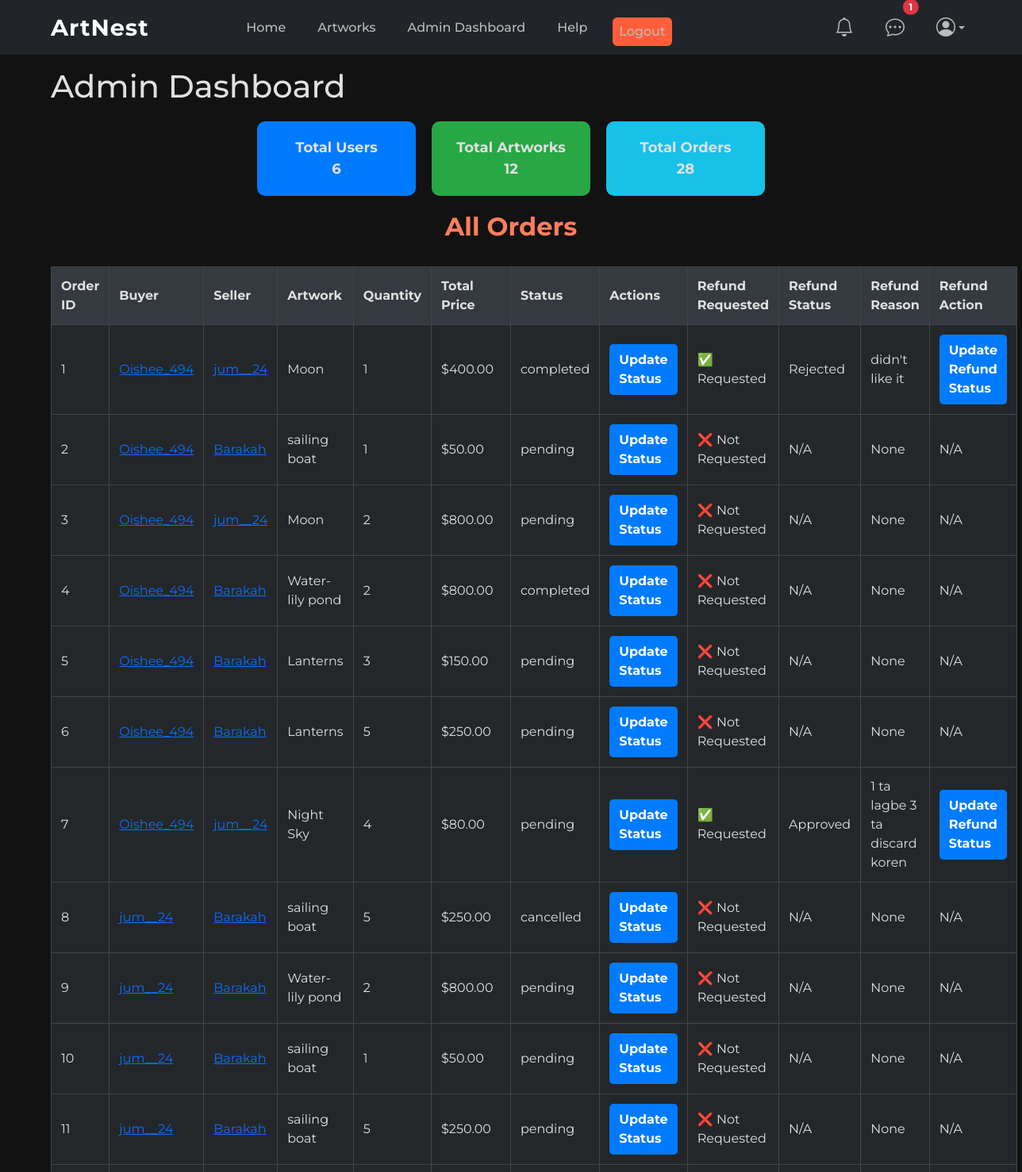
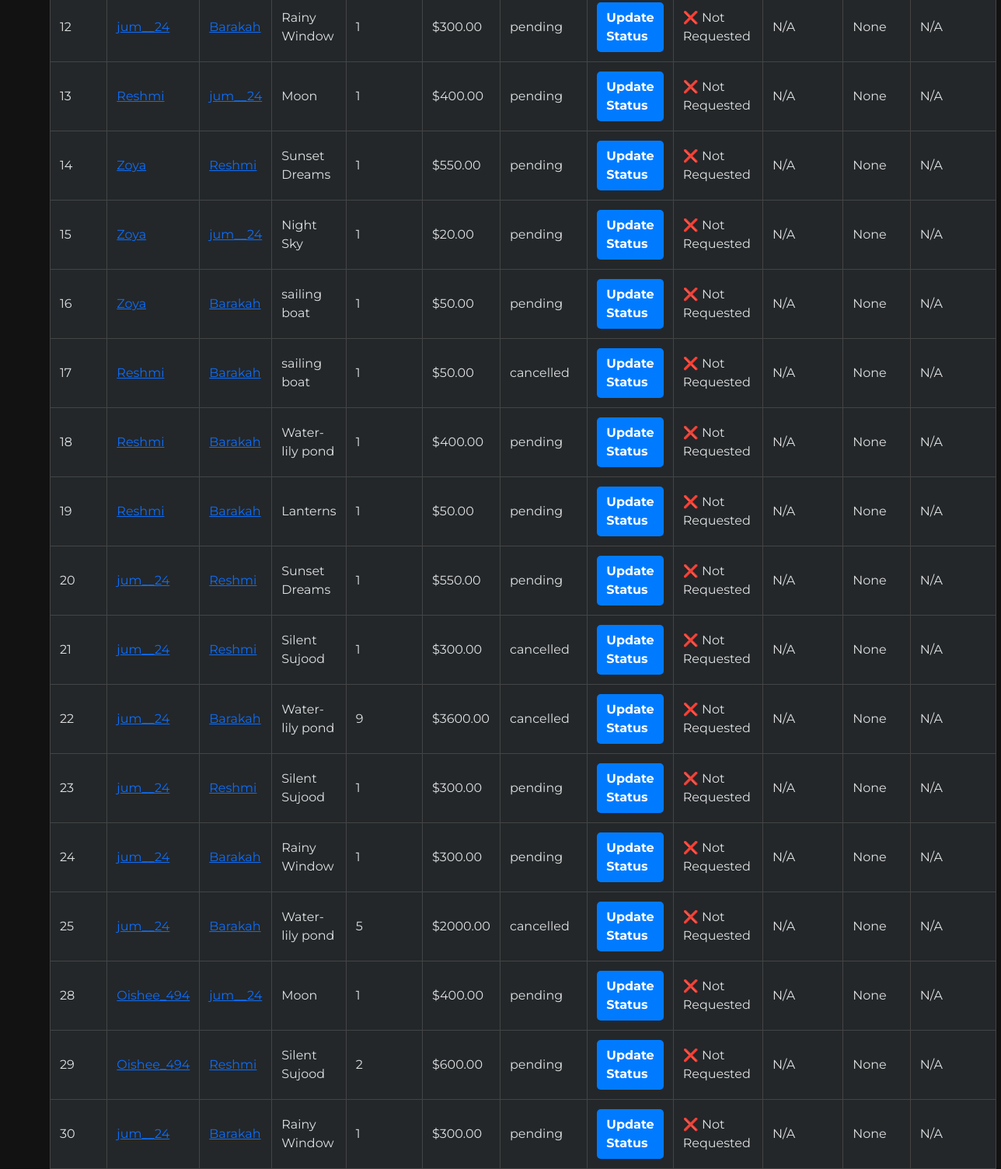
The page /admin-dashboard/ (signed in) on the database as committed earlier (2 pictures, top to bottom).
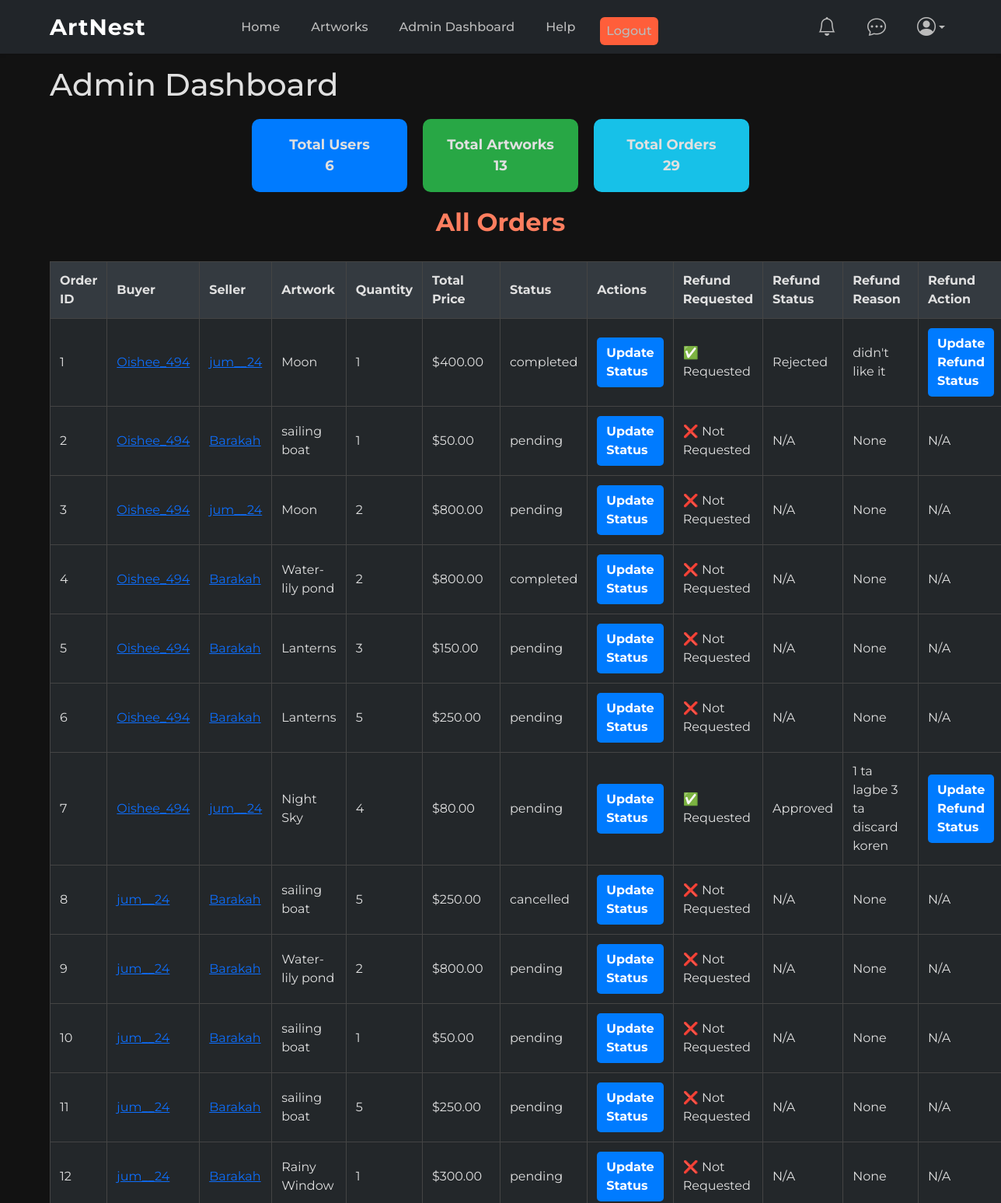
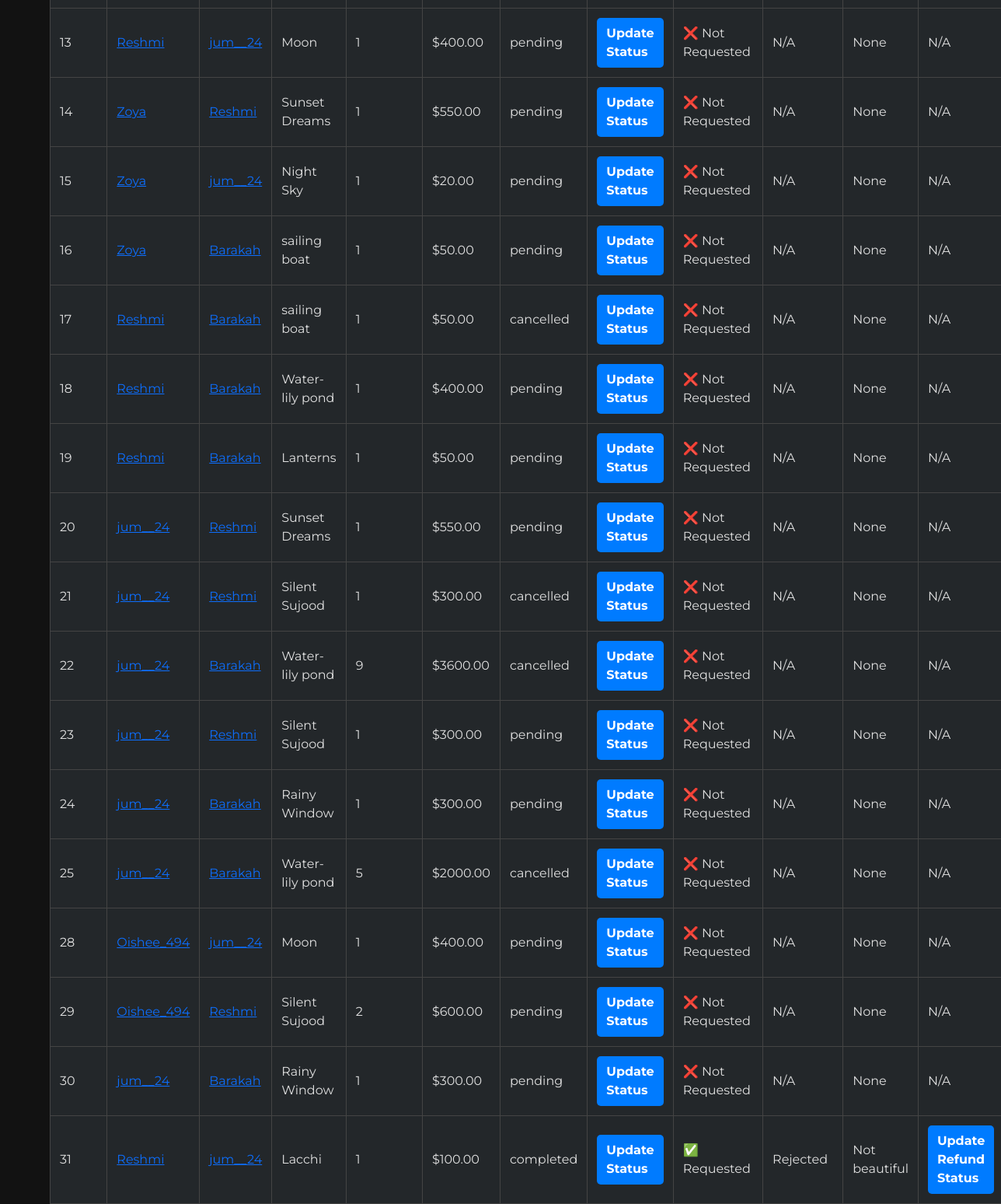
The same page on the database as committed later (2 pictures, top to bottom).
### orders/models.py (models this page shows, shortened)
class Order(models.Model):
    user = models.ForeignKey(settings.AUTH_USER_MODEL, on_delete=models.CASCADE)
    artwork = models.ForeignKey(Artwork, on_delete=models.CASCADE)
    quantity = models.PositiveIntegerField()
    total_price = models.DecimalField(max_digits=10, decimal_places=2)
    status = models.CharField(max_length=50, choices=[('pending', 'Pending'), ('completed', 'Completed'), ('cancelled', 'Cancelled')], default='pending')
    created_at = models.DateTimeField(auto_now_add=True)
    is_paid = models.BooleanField(default=False)
    delivery_name = models.CharField(max_length=100, blank=True)
    delivery_phone = models.CharField(max_length=20, blank=True)
    delivery_address = models.TextField(blank=True)
    is_refunded = models.BooleanField(default=False) # eta diye refund request krse kina check hy but refund approved kina etar jnne na
    refund_amount = models.DecimalField(max_digits=10, decimal_places=2, null=True, blank=True)
    refund_reason = models.TextField(null=True, blank=True)
    requested_at = models.DateTimeField(auto_now_add=True)
    REFUND_CHOICES = [
        ('pending', 'Pending'),
        ('approved', 'Approved'),
        ('rejected', 'Rejected'),
    ]
    refund_status = models.CharField(max_length=10, choices=REFUND_CHOICES, default='pending')

### users/models.py (models this page shows)
class User(AbstractUser):
    ROLE_CHOICES = (
        ('buyer', 'Buyer'),
        ('seller', 'Seller'),
        ('staff', 'Staff'),
    )
    full_name = models.CharField(max_length=100)
    role = models.CharField(max_length=10, choices=ROLE_CHOICES)

### artworks/models.py (models this page shows, shortened)
class Artwork(models.Model):
    title = models.CharField(max_length=255)
    description = models.TextField()
    artist = models.ForeignKey(settings.AUTH_USER_MODEL, on_delete=models.CASCADE)
    price = models.DecimalField(max_digits=10, decimal_places=2)
    image = models.ImageField(upload_to='artwork/')
    art_type = models.CharField(max_length=20, choices=ART_TYPE_CHOICES, default='traditional')
    created_at = models.DateTimeField(auto_now_add=True)
    is_available = models.BooleanField(default=True)
    is_approved = models.BooleanField(default=False)
    views = models.PositiveIntegerField(default=0)  # Track popularity
    categories = models.ManyToManyField(Category)
    art_type = models.CharField(max_length=30, choices=ART_TYPE_CHOICES)
    size = models.CharField(max_length=20, choices=SIZE_CHOICES, blank=True, null=True)
    custom_size = models.CharField(max_length=100, blank=True, null=True)
    frame = models.CharField(max_length=20, choices=FRAME_CHOICES, default='none')

### admin_dashboard/views.py (the view)
# urls.py: path('admin-dashboard/', include('admin_dashboard.urls')),
def admin_dashboard(request):
    if not request.user.is_authenticated or not request.user.is_staff:
        return redirect('login')  # Only staff can access
    total_users = User.objects.count()
    total_artworks = Artwork.objects.count()
    total_orders = Order.objects.count()
    orders = Order.objects.all()
    context = {
        'total_users': total_users,
        'total_artworks': total_artworks,
        'total_orders': total_orders,
        'orders': orders,
    }
    return render(request, 'admin_dashboard/admin_dashboard.html', context)

### messaging/context_processors.py (called while the page is built)
def unread_message_count(request):
    if request.user.is_authenticated:
        count = Message.objects.filter(receiver=request.user, is_read=False).count()
        return {'unread_message_count': count}
    return {}

### notifications/context_processors.py (called while the page is built)
def unread_notifications(request):
    if request.user.is_authenticated:
        count = request.user.notifications.filter(unread=True).count()
        return {'unread_notification_count': count}
    return {}

### users/templatetags/user_tags.py (called while the page is built)
@register.simple_tag
def get_admin_user():
    User = get_user_model()
    return User.objects.filter(is_superuser=True).first()

### templates/admin_dashboard/admin_dashboard.html (shortened to what this page needs)
{% extends 'base.html' %}
{% block content %}
    <h1>Admin Dashboard</h1>
    <div class="stats" style="display: flex; justify-content: center; margin: 20px 0; gap: 20px;">
        <div style="background-color: #007bff; padding: 20px; border-radius: 10px; width: 200px; text-align: center; font-size: 18px; font-weight: bold;">
            Total Users<br>{{ total_users }}
        </div>
        <div style="background-color: #28a745; padding: 20px; border-radius: 10px; width: 200px; text-align: center; font-size: 18px; font-weight: bold;">
            Total Artworks<br>{{ total_artworks }}
        </div>
        <div style="background-color: #17c1e8; padding: 20px; border-radius: 10px; width: 200px; text-align: center; font-size: 18px; font-weight: bold;">
            Total Orders<br>{{ total_orders }}
        </div>
    </div>
    <h2 style="text-align: center;">All Orders</h2>
    <table style="width: 90%; margin: 0 auto; border-collapse: collapse; margin-top: 30px; background-color: #23272a;">
        <thead>
            <tr style="background-color: #343a40;">
                <th style="border: 1px solid #444; padding: 12px;">Order ID</th>
                <th style="border: 1px solid #444; padding: 12px;">Buyer</th>
                <th style="border: 1px solid #444; padding: 12px;">Seller</th>
                <th style="border: 1px solid #444; padding: 12px;">Artwork</th>
                <th style="border: 1px solid #444; padding: 12px;">Quantity</th>
                <th style="border: 1px solid #444; padding: 12px;">Total Price</th>
                <th style="border: 1px solid #444; padding: 12px;">Status</th>
                <th style="border: 1px solid #444; padding: 12px;">Actions</th>
                <th style="border: 1px solid #444; padding: 12px;">Refund Requested</th>
                <th style="border: 1px solid #444; padding: 12px;">Refund Status</th>
                <th style="border: 1px solid #444; padding: 12px;">Refund Reason</th>
                <th style="border: 1px solid #444; padding: 12px;">Refund Action</th>
            </tr>
        </thead>
        <tbody>
            {% for order in orders %}
            <tr>
                <td style="border: 1px solid #444; padding: 12px;">{{ order.id }}</td>
                <td style="border: 1px solid #444; padding: 12px;"><a href="{% url 'view_profile' order.user.username %}">{{ order.user.username }}</td>
                <td style="border: 1px solid #444; padding: 12px;"><a href="{% url 'view_profile' order.artwork.artist.username %}">{{ order.artwork.artist.username }}</td>
                <td style="border: 1px solid #444; padding: 12px;">{{ order.artwork.title }}</td>
                <td style="border: 1px solid #444; padding: 12px;">{{ order.quantity }}</td>
                <td style="border: 1px solid #444; padding: 12px;">${{ order.total_price }}</td>
                <td style="border: 1px solid #444; padding: 12px;">{{ order.status }}</td>
                <td style="border: 1px solid #444; padding: 12px;">
                    <a href="{% url 'update_order_status' order.id %}" style="display: inline-block; background-color: #007bff; color: white; padding: 8px 12px; border-radius: 5px; text-decoration: none; font-weight: bold;">
                        Update Status
                    </a>
                </td>
                <td style="border: 1px solid #444; padding: 12px;">
                    {% if order.is_refunded %}
                        ✅ Requested
                    {% else %}
                        ❌ Not Requested
                    {% endif %}
                </td>
                <td style="border: 1px solid #444; padding: 12px;">
                    {% if order.is_refunded %}
                        {{ order.refund_status|capfirst }}
                    {% else %}
                        N/A
                    {% endif %}
                </td>
                <td style="border: 1px solid #444; padding: 12px;">{{order.refund_reason}}</td>
                <td style="border: 1px solid #444; padding: 12px;">
                    {% if order.is_refunded %}
                        <a href="{% url 'update_refund_status' order.id %}" style="display: inline-block; background-color: #007bff; color: white; padding: 8px 12px; border-radius: 5px; text-decoration: none; font-weight: bold;">
                        Update Refund Status
                    </a>
                    {% else %}
                        N/A
                    {% endif %}
                </td>
            </tr>
            {% endfor %}
        </tbody>
    </table>
{% endblock %}

### templates/base.html (shortened to what this page needs)
{% load static %}
{% load user_tags %}
<!DOCTYPE html>
<html lang="en">
  <head>
    <link rel="stylesheet" href="{% static 'bootstrap/css/bootstrap.min.css' %}" />
    <link rel="stylesheet" href="{% static 'bootstrap/css/base.css' %}" />
    <link rel="stylesheet" href="https://cdn.jsdelivr.net/npm/bootstrap-icons@1.10.5/font/bootstrap-icons.css" />
  </head>
  <body>
    <nav class="navbar navbar-expand-lg navbar-dark bg-dark shadow-sm">
      <div class="container">
        <a class="navbar-brand" href="{% url 'home' %}">ArtNest</a>
        <div class="collapse navbar-collapse" id="navbarNav">
          <ul class="navbar-nav me-auto">
            <li class="nav-item">
              <a class="nav-link" href="{% url 'home' %}">Home</a>
            </li>
            <li class="nav-item">
              <a class="nav-link" href="{% url 'artwork_list' %}">Artworks</a>
            </li>
            {% if user.is_authenticated %}
              {% if user.is_superuser %}
                <li class="nav-item">
                  <a class="nav-link" href="{% url 'admin_dashboard' %}">Admin Dashboard</a>
                </li>
              {% endif %}
              <li class="nav-item">
                 <a class="nav-link" href="{% url 'faq' %}">Help</a>
                </li>
              <li class="nav-item">
                <form method="POST" action="{% url 'logout' %}" class="d-flex align-items-center">
                  <button type="submit" class="btn btn-logout nav-link btn btn-link text-white">
                    Logout
                  </button>
                </form>
              </li>
            {% endif %}
          </ul>
          {% if user.is_authenticated %}
            <ul class="navbar-nav ms-auto">
              <li class="nav-item">
                <a class="nav-link position-relative" href="{% url 'my_notifications' %}" title="Notifications">
                  <i class="bi bi-bell" style="font-size: 1.5rem;"></i>
                </a>
              </li>
              <li class="nav-item">
                <a class="nav-link position-relative" href="{% url 'inbox' %}" title="Messages">
                  <i class="bi bi-chat-dots" style="font-size: 1.5rem;"></i>
                  {% if unread_message_count > 0 %}
                    <span class="badge bg-danger position-absolute top-0 start-100 translate-middle rounded-pill">
                      {{ unread_message_count }}
                    </span>
                  {% endif %}
                </a>
              </li>
              <li class="nav-item dropdown">
                <a class="nav-link dropdown-toggle d-flex align-items-center" href="#" id="navbarDropdown"
                  role="button" data-bs-toggle="dropdown" aria-expanded="false" title="{{ user.username }}">
                  <i class="bi bi-person-circle fs-4"></i>
                </a>
                {% get_admin_user as admin_user %}
              </li>
            </ul>
          {% endif %}
        </div>
      </div>
    </nav>
    <div class="container mt-3">
      {% block content %}{% endblock %}
    </div>
  </body>
</html>

Rows that differ between the two databases and show on the page:
added Order: id "31", user.username "Reshmi", artwork.artist.username "jum__24", artwork "Lacchi", quantity "1", total_price "100.00", status "completed", is_refunded "✅ Requested", refund_status "Rejected", refund_reason "Not beautiful"
Other text that changed with them:
{{ total_artworks }}: "12" → "13"
{{ total_orders }}: "28" → "29"
{{ unread_message_count }}: "1" → (not shown)
